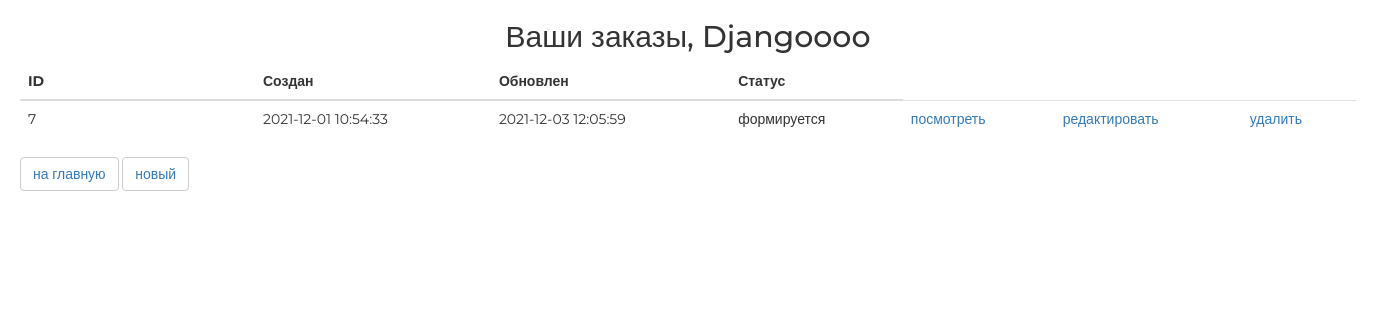
The page /orders/ (signed in) on the database its author committed.
### authapp/models.py (models this page shows, shortened)
class ShopUser(AbstractUser):
    avatar = models.ImageField(verbose_name='аватар', upload_to='users_avatars', blank=True)
    age = models.PositiveIntegerField(verbose_name='возраст', default=21)
    is_active = models.BooleanField(default=True)
    activation_key = models.CharField(max_length=128, blank=True, null=True)
    activation_key_expired = models.DateTimeField(blank=True, null=True)

### ordersapp/models.py (models this page shows, shortened)
class Order(models.Model):
    STATUS_FORMING = 'FM'
    STATUS_SENT_TO_PROCEED = 'STP'
    STATUS_PROCEEDING = 'PRD'
    STATUS_PAID = 'PD'
    STATUS_READY = 'RDY'
    STATUS_CANCELED = 'CNC'
    ORDER_STATUS = {
        (STATUS_FORMING, 'формируется'),
        (STATUS_SENT_TO_PROCEED, 'отправлен в обрабоотку'),
        (STATUS_PROCEEDING, 'обрабатывается'),
        (STATUS_PAID, 'оплачен'),
        (STATUS_READY, 'готов к выдаче'),
        (STATUS_CANCELED, 'отменен'),
    }
    user = models.ForeignKey(settings.AUTH_USER_MODEL, on_delete=models.CASCADE)
    created = models.DateTimeField(auto_now_add=True, verbose_name='создан')
    updated = models.DateTimeField(auto_now=True, verbose_name='обновлен')
    status = models.CharField(max_length=3, choices=ORDER_STATUS, default=STATUS_FORMING, verbose_name='статус')
    is_active = models.BooleanField(verbose_name='активен', default=True)
    class Meta:
        ordering = ('-created', )
        verbose_name = 'заказ'
        verbose_name_plural = 'заказы'

### ordersapp/views.py (the view)
# urls.py: path('', ordersapp.OrdersListView.as_view(), name='list'),
class OrdersListView(ListView):
    model = Order
    def get_queryset(self):
        return Order.objects.filter(user=self.request.user)

### mainapp/context_processors.py (called while the page is built)
def basket(request):
    basket_list = []
    if request.user.is_authenticated:
        basket_list = Basket.objects.filter(user=request.user)
    return {
        'basket': basket_list
    }

### ordersapp/templates/ordersapp/order_list.html
{% extends 'ordersapp/base.html' %}
{% load static %}
{% block content %}
    <div class="h2 text-center head">
        Ваши заказы,
        {% if user.first_name %}
            {{ user.first_name|title }}
        {% else %}
            Пользователь
        {% endif %}
    </div>
    <table class="table orders_list">
        <thead>
        <tr>
            <th>ID</th>
            <th>Создан</th>
            <th>Обновлен</th>
            <th>Статус</th>
        </tr>
        </thead>
        <tbody>
        {% for item in object_list %}
            {% if item.is_active %}
                <tr>
                    <td class="td1 orders_list">{{ item.pk }}</td>
                    <td>{{ item.created|date:"Y-m-d H:i:s" }}</td>
                    <td>{{ item.updated|date:"Y-m-d H:i:s" }}</td>
                    <td>{{ item.get_status_display }}</td>
                    <td>
                        <a href="{% url 'order:read' item.pk %}">
                            посмотреть
                        </a>
                    </td>
                    <td>
                        {% if item.status == 'FM' %}
                            <a href="{% url 'order:update' item.pk %}">
                                редактировать
                            </a>
                        {% endif %}
                    </td>
                    <td>
                        {% if item.status == 'FM' %}
                            <a href="{% url 'order:delete' item.pk %}">
                                удалить
                            </a>
                        {% endif %}
                    </td>
                </tr>
            {% endif %}
        {% endfor %}
        </tbody>
    </table>
    <button class="btn btn-default btn-round">
        <a href="{% url 'index' %}">
            на главную
        </a>
    </button>
    <button class="btn btn-default btn-round">
        <a href="{% url 'order:create' %}">
            новый
        </a>
    </button>
{% endblock %}

### static/css/style.css (style rules this page uses)
* { margin: 0; padding: 0; }
body { font-family: 'Montserrat', sans-serif; }
html, body { height: 100%; }
table { width: 100%; }
td:first-child { width: 235px; }

### rows shown on the page
ShopUser: first_name "Djangoooo"
Order: pk "7", created "2021-12-01 10:54:33", updated "2021-12-03 12:05:59", status "формируется", shows "редактировать", shows "удалить"
